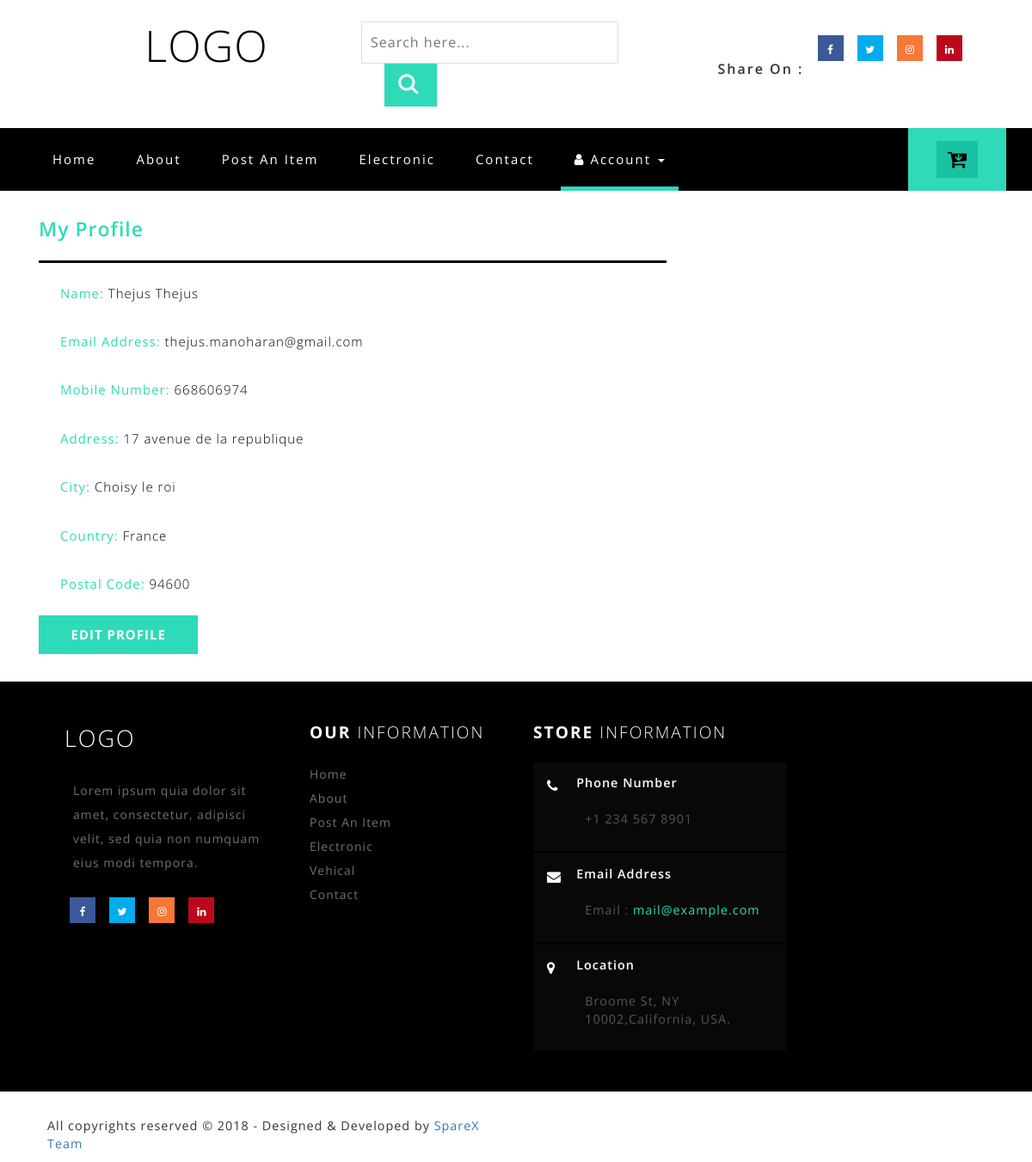
Page /profile/ (signed in) on the committed database.
### src/core/models.py (models this page shows)
class Profile(models.Model):
    user = 			models.OneToOneField(User, on_delete=models.CASCADE)
    timestamp =     models.DateTimeField(auto_now_add=True)
    updated =       models.DateTimeField(auto_now=True)
    slug  =         models.SlugField(null=True, blank=True)
    fullname = 		models.CharField(max_length=30, blank=True, help_text='Full name.')
    address =		models.CharField(max_length=255, blank=True, help_text='House number and street')
    city = 			models.CharField(max_length=30, blank=True, help_text='Optional.')
    postalcode = 	models.CharField(max_length=10, blank=True, help_text='Optional.')
    country = 		models.CharField(max_length=30, blank=True, help_text='Optional.')
    mobilenumber = 	models.CharField(max_length=30,blank=True, help_text='Optional.')
    def __str__(self):
        return self.user.username
    class Meta:
        verbose_name = 'Profile'
        verbose_name_plural = 'Profiles'

### src/core/views.py (the view)
# urls.py: url(r'^profile/$', user_profile,name='profile'),
def user_profile(request):
    template_name = 'profile.html'
    user_profile = Profile.objects.get(user=request.user)
    context = {'user': user_profile}
    print(context)
    return render(request, template_name, context)

### src/core/templates/profile.html (shortened to what this page needs)
<!DOCTYPE html>
<html>
<head>
     {% include 'snippets/css.html' %}
</head>
<body>
    {% include 'snippets/header-bot.html' %}
    <div class="ban-top">
        <div class="container">
            <div class="top_nav_left">
                <nav class="navbar navbar-default">
                    <div class="container-fluid">
                        <div class="collapse navbar-collapse menu--shylock" id="bs-example-navbar-collapse-1">
                            <ul class="nav navbar-nav menu__list">
                                <li class="menu__item"><a class="menu__link" href="/">Home <span class="sr-only">(current)</span></a></li>
                                <li class=" menu__item"><a class="menu__link" href="about.html">About</a></li>
                                <li class=" menu__item"><a class="menu__link" href="/post/">Post An Item</a></li>
                                <li class=" menu__item"><a class="menu__link" href="Electronic.html">Electronic</a></li>
                                <li class=" menu__item"><a class="menu__link" href="contact.html">Contact</a></li>
                                <li class="active menu__item menu__item--current dropdown">
                                    <a class="menu__link" href="#" class="dropdown-toggle" data-toggle="dropdown"><i class="fa fa-user" aria-hidden="true"></i> Account <b class="caret"></b></a>
                                </li>
                            </ul>
                        </div>
                    </div>
                </nav>
            </div>
            <div class="top_nav_right">
                <div class="wthreecartaits wthreecartaits2 cart cart box_1">
                    <form action="#" method="post" class="last">
                        <button class="w3view-cart" type="submit" name="submit" value=""><i class="fa fa-cart-arrow-down" aria-hidden="true"></i></button>
                    </form>
                </div>
            </div>
            <div class="clearfix"></div>
        </div>
    </div>
    <div class="banner-bootom-w3-agileits">
        <div class="container">
            <div class="col-md-8 myprofile simpleCart_shelfItem">
                <h3>My Profile</h3>
                <p>Name:
                    <span>{{ user.fullname }}</span>
                </p>
                <p>Email Address: <span>{{ request.user.email }}</span></p>
                <p>Mobile Number: <span>{{user.mobilenumber}}</span></p>
                <p> Address: <span>{{user.address}}</span></p>
                <p> City: <span>{{user.city}}</span> </p>
                <p> Country: <span>{{user.country}}</span></p>
                <p> Postal Code: <span>{{user.postalcode}}</span> </p>
                <form action="/edit/" method="get">
                   <button type="submit">Edit Profile</button>
                </form>
            </div>
            <div class="clearfix"> </div>
        </div>
    </div>
    {% include 'snippets/footer.html' %}
</body>
</html>

### src/static/css/easy-responsive-tabs.css (style rules this page uses)
body { margin: 0px; padding: 0px; }
ul.resp-tabs-list, p { margin: 0px; padding: 10px; }

### rows in the picture
Profile: fullname "Thejus Thejus", mobilenumber "668606974", address "17 avenue de la republique", city "Choisy le roi", country "France", postalcode "94600"

### other values in the picture
{{ request.user.email }} "thejus.manoharan@gmail.com"
